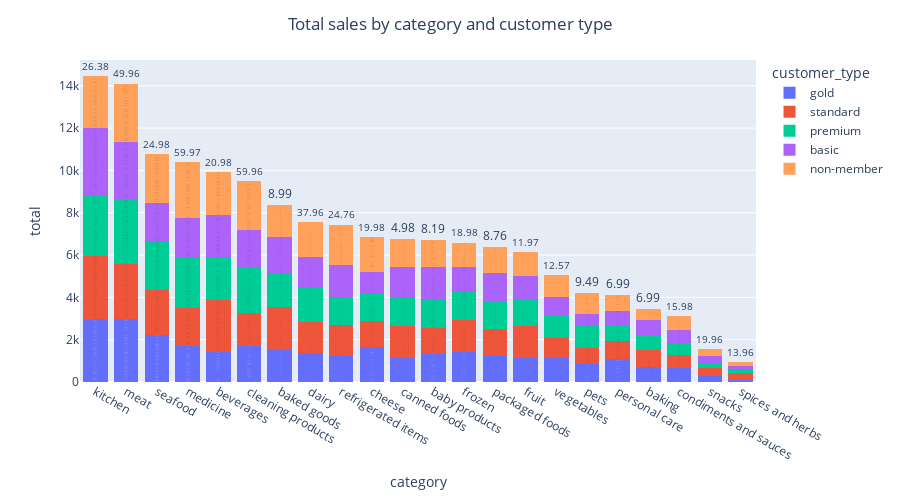

Notebook code for this chart:
### Code cell
plot_column_group(df,"category","total","Total sales by category and customer type","customer_type")

### Figure 1 — Plotly figure (JSON) as saved in the notebook; plotly's stock layout.template omitted (floating-point values rounded to 4 significant figures; data arrays with more than 128 entries replaced by an {"elided": "..."} marker saying what was removed)
{"data": [{"alignmentgroup": "True", "hovertemplate": "customer_type=gold<br>category=%{x}<br>total=%{y}<extra></extra>", "legendgroup": "gold", "marker": {"color": "#636efa", "line": {"width": 0}, "pattern": {"shape": ""}}, "name": "gold", "offsetgroup": "gold", "orientation": "v", "showlegend": true, "textposition": "auto", "texttemplate": "%{y}", "type": "bar", "x": {"elided": "1517 str values"}, "xaxis": "x", "y": {"elided": "1517 float values"}, "yaxis": "y"}, {"alignmentgroup": "True", "hovertemplate": "customer_type=standard<br>category=%{x}<br>total=%{y}<extra></extra>", "legendgroup": "standard", "marker": {"color": "#EF553B", "line": {"width": 0}, "pattern": {"shape": ""}}, "name": "standard", "offsetgroup": "standard", "orientation": "v", "showlegend": true, "textposition": "auto", "texttemplate": "%{y}", "type": "bar", "x": {"elided": "1595 str values"}, "xaxis": "x", "y": {"elided": "1595 float values"}, "yaxis": "y"}, {"alignmentgroup": "True", "hovertemplate": "customer_type=premium<br>category=%{x}<br>total=%{y}<extra></extra>", "legendgroup": "premium", "marker": {"color": "#00cc96", "line": {"width": 0}, "pattern": {"shape": ""}}, "name": "premium", "offsetgroup": "premium", "orientation": "v", "showlegend": true, "textposition": "auto", "texttemplate": "%{y}", "type": "bar", "x": {"elided": "1590 str values"}, "xaxis": "x", "y": {"elided": "1590 float values"}, "yaxis": "y"}, {"alignmentgroup": "True", "hovertemplate": "customer_type=basic<br>category=%{x}<br>total=%{y}<extra></extra>", "legendgroup": "basic", "marker": {"color": "#ab63fa", "line": {"width": 0}, "pattern": {"shape": ""}}, "name": "basic", "offsetgroup": "basic", "orientation": "v", "showlegend": true, "textposition": "auto", "texttemplate": "%{y}", "type": "bar", "x": {"elided": "1526 str values"}, "xaxis": "x", "y": {"elided": "1526 float values"}, "yaxis": "y"}, {"alignmentgroup": "True", "hovertemplate": "customer_type=non-member<br>category=%{x}<br>total=%{y}<extra></extra>", "legendgroup": "non-member", "marker": {"color": "#FFA15A", "line": {"width": 0}, "pattern": {"shape": ""}}, "name": "non-member", "offsetgroup": "non-member", "orientation": "v", "showlegend": true, "textposition": "auto", "texttemplate": "%{y}", "type": "bar", "x": {"elided": "1601 str values"}, "xaxis": "x", "y": {"elided": "1601 float values"}, "yaxis": "y"}], "layout": {"barmode": "stack", "height": 500, "legend": {"title": {"text": "customer_type"}, "tracegroupgap": 0}, "margin": {"t": 60}, "title": {"text": "Total sales by category and customer type", "x": 0.5}, "xaxis": {"anchor": "y", "categoryorder": "total descending", "domain": [0, 1], "title": {"text": "category"}}, "yaxis": {"anchor": "x", "domain": [0, 1], "title": {"text": "total"}}}}
